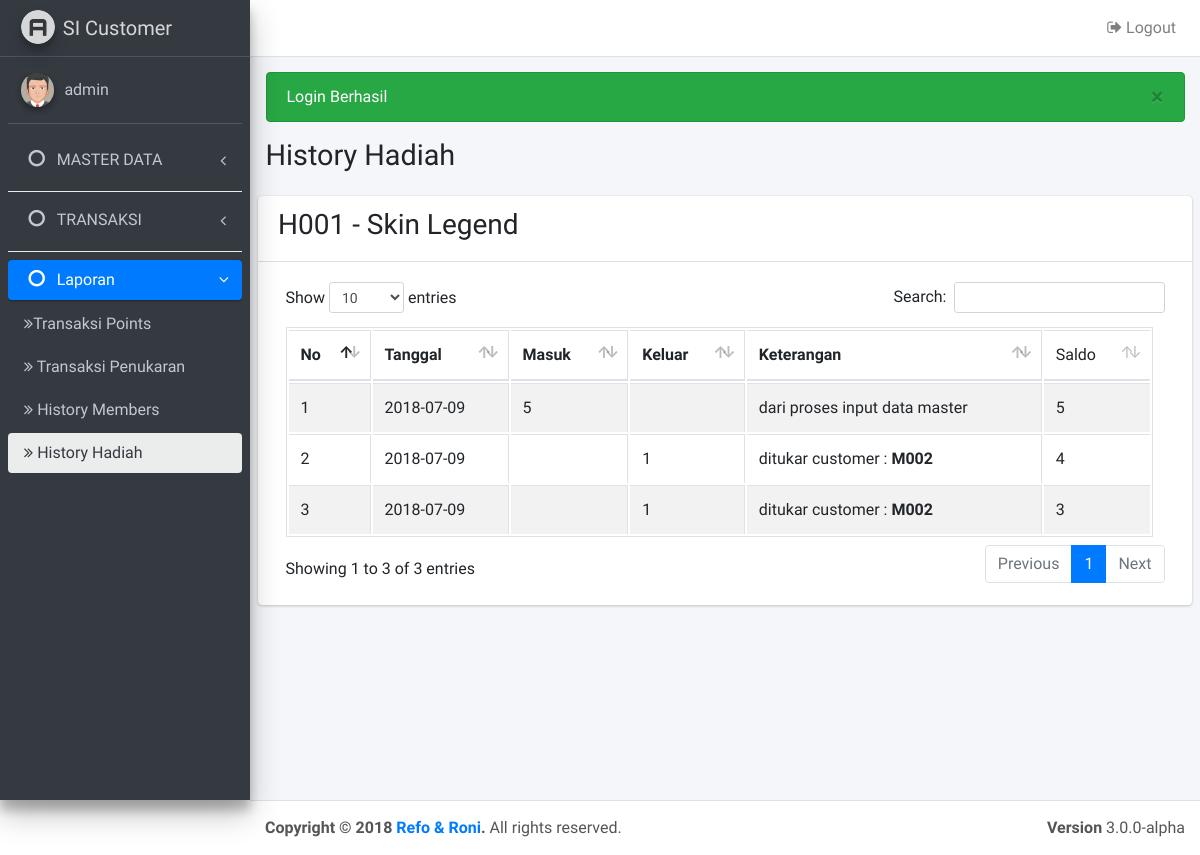
/history_hadiah.php?kd=H001 (signed in), run on the app's committed database.
### tables this page shows
CREATE TABLE `hadiah` (
  `kd_hadiah` varchar(10) NOT NULL,
  `nama_hadiah` varchar(200) NOT NULL,
  `ketentuan_poin` int(11) NOT NULL,
  `stok` int(11) NOT NULL,
  `stat` int(11) NOT NULL
);

CREATE TABLE `log_had` (
  `id` int(11) NOT NULL,
  `tgl` date NOT NULL,
  `kd_hadiah` varchar(11) NOT NULL,
  `masuk_keluar` enum('1','0') NOT NULL,
  `jumlah` int(11) NOT NULL,
  `keterangan` varchar(50) NOT NULL,
  `oleh` varchar(10) NOT NULL
);

### history_hadiah.php (the view, shortened to what this page needs)
<?php
include "config/koneksi.php";
if(isset($_GET['kd'])){
	require_once 'layout/header.php';
	require_once 'layout/navbar.php';
	require_once 'layout/sidebar.php'; ?>
	<section class="content">
		<div class="card ">
	        <div class="card-header">
	        	<?php $h=$db->query("SELECT * from hadiah WHERE kd_hadiah = '". $_GET['kd']. "'")->fetch(); ?>
				<h3><?= $h['kd_hadiah']. " - " . $h['nama_hadiah'] ?></h3>
	        </div>
	        <div class="card-body">
	      		<table id="example1" class="table table-bordered table-striped">
	      			<thead>
	      				<tr>
	      					<th>No</th>
	      					<th>Tanggal</th>
	      					<th>Masuk</th>
	      					<th>Keluar</th>
	      					<th>Keterangan</th>
	      					<td>Saldo</td>
	      				</tr>
	      			</thead>
	      			<tbody>
	      				<?php $no = 1;
	      				$kd = $_GET['kd'];
	      				$data = $db->query("SELECT * FROM log_had a
											INNER JOIN hadiah b on a.kd_hadiah = b.kd_hadiah
											WHERE b.kd_hadiah = '$kd';
	      					");
	      				$sum=0;
	      				foreach($data as $row) {
	      					if($row['masuk_keluar'] == 1){
	      							$sum = $sum + $row['jumlah'];
	      							$masuk = $row['jumlah'];
	      							$keluar = '';
	      							$ket = $row['keterangan'];
	      						} else {
	      							$sum = $sum - $row['jumlah'];
	      							$masuk = '';
	      							$keluar = $row['jumlah'];
	      							$ket = $row['keterangan']  . " : <b>" .$row['oleh']. "</b>";
	      						}
	      				 ?>
	      				<tr>
	      					<td><?= $no++ ?></td>
	      					<td><?= $row['tgl'] ?></td>
	      					<td><?= $masuk ?></td>
	      					<td><?= $keluar ?></td>
	      					<td><?= $ket ?></td>
	      					<td><?= $sum ?></td>
	      				</tr>
	      			<?php } ?>
	      			</tbody>
	      		</table>
	      	</div>
	    </div>
	</section>
	<?php require_once('layout/footer.php'); ?>
<?php } else {
	pesan("warning", "Pilih member terlebih dahulu!", base_url('laporan_members.php'));
}
?>

### data on the page
hadiah: kd_hadiah "H001", nama_hadiah "Skin Legend"
log_had: tgl "2018-07-09", jumlah "5", keterangan "dari proses input data master", sum "5"
log_had: tgl "2018-07-09", jumlah "1", keterangan "ditukar customer", oleh "M002", sum "4"
log_had: tgl "2018-07-09", jumlah "1", keterangan "ditukar customer", oleh "M002", sum "3"

### other printed values
$user "admin"
$_SESSION[$r] "Login Berhasil"
$title "History Hadiah"
